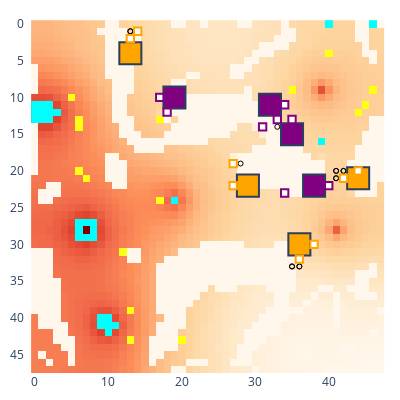

Notebook code for this chart:
### Code cell
update_logging_level(logging.INFO)
myenv.step()
myenv.show()

### Figure 1 — Plotly figure (JSON) as saved in the notebook; plotly's stock layout.template omitted (floating-point values rounded to 4 significant figures; data arrays with more than 128 entries replaced by an {"elided": "..."} marker saying what was removed)
{"data": [{"colorscale": [[0, "rgb(255,247,236)"], [0.125, "rgb(254,232,200)"], [0.25, "rgb(253,212,158)"], [0.375, "rgb(253,187,132)"], [0.5, "rgb(252,141,89)"], [0.625, "rgb(239,101,72)"], [0.75, "rgb(215,48,31)"], [0.875, "rgb(179,0,0)"], [1, "rgb(127,0,0)"]], "name": "Rubble", "showscale": false, "type": "heatmap", "uid": "71_Rubble", "z": {"elided": "48x48 int values"}}, {"colorscale": [[0, "#00ffff"], [1, "#00ffff"]], "hoverinfo": "skip", "name": "Ice", "showscale": false, "type": "heatmap", "uid": "71_Ice", "z": {"elided": "48x48 int values"}}, {"colorscale": [[0, "#ffff14"], [1, "#ffff14"]], "hoverinfo": "skip", "name": "Ore", "showscale": false, "type": "heatmap", "uid": "71_Ore", "z": {"elided": "48x48 int values"}}, {"colorscale": [[0, "#15b01a"], [1, "#15b01a"]], "hoverinfo": "skip", "name": "Lichen", "showscale": false, "type": "heatmap", "uid": "71_Lichen", "z": {"elided": "48x48 null values"}}, {"customdata": [["factory_0", "player_0", 886, 0, 0, 304, 40]], "hovertemplate": "%{customdata[0]} %{customdata[1]}<br>Power: %{customdata[2]}<br>Ice: %{customdata[3]}<br>Ore: %{customdata[4]}<br>Water: %{customdata[5]}<br>Metal: %{customdata[6]}<br><extra></extra>", "name": "factory_0", "showscale": false, "type": "heatmap", "uid": "71_factory_0", "x": [32], "y": [11], "z": [0]}, {"customdata": [["factory_2", "player_0", 883, 0, 0, 304, 40]], "hovertemplate": "%{customdata[0]} %{customdata[1]}<br>Power: %{customdata[2]}<br>Ice: %{customdata[3]}<br>Ore: %{customdata[4]}<br>Water: %{customdata[5]}<br>Metal: %{customdata[6]}<br><extra></extra>", "name": "factory_2", "showscale": false, "type": "heatmap", "uid": "71_factory_2", "x": [19], "y": [10], "z": [2]}, {"customdata": [["factory_4", "player_0", 877, 0, 0, 304, 40]], "hovertemplate": "%{customdata[0]} %{customdata[1]}<br>Power: %{customdata[2]}<br>Ice: %{customdata[3]}<br>Ore: %{customdata[4]}<br>Water: %{customdata[5]}<br>Metal: %{customdata[6]}<br><extra></extra>", "name": "factory_4", "showscale": false, "type": "heatmap", "uid": "71_factory_4", "x": [35], "y": [15], "z": [4]}, {"customdata": [["factory_6", "player_0", 911, 0, 0, 304, 40]], "hovertemplate": "%{customdata[0]} %{customdata[1]}<br>Power: %{customdata[2]}<br>Ice: %{customdata[3]}<br>Ore: %{customdata[4]}<br>Water: %{customdata[5]}<br>Metal: %{customdata[6]}<br><extra></extra>", "name": "factory_6", "showscale": false, "type": "heatmap", "uid": "71_factory_6", "x": [38], "y": [22], "z": [6]}, {"customdata": [["factory_1", "player_1", 754, 0, 0, 294, 20]], "hovertemplate": "%{customdata[0]} %{customdata[1]}<br>Power: %{customdata[2]}<br>Ice: %{customdata[3]}<br>Ore: %{customdata[4]}<br>Water: %{customdata[5]}<br>Metal: %{customdata[6]}<br><extra></extra>", "name": "factory_1", "showscale": false, "type": "heatmap", "uid": "71_factory_1", "x": [13], "y": [4], "z": [1]}, {"customdata": [["factory_3", "player_1", 912, 0, 0, 304, 40]], "hovertemplate": "%{customdata[0]} %{customdata[1]}<br>Power: %{customdata[2]}<br>Ice: %{customdata[3]}<br>Ore: %{customdata[4]}<br>Water: %{customdata[5]}<br>Metal: %{customdata[6]}<br><extra></extra>", "name": "factory_3", "showscale": false, "type": "heatmap", "uid": "71_factory_3", "x": [29], "y": [22], "z": [3]}, {"customdata": [["factory_5", "player_1", 781, 0, 0, 304, 40]], "hovertemplate": "%{customdata[0]} %{customdata[1]}<br>Power: %{customdata[2]}<br>Ice: %{customdata[3]}<br>Ore: %{customdata[4]}<br>Water: %{customdata[5]}<br>Metal: %{customdata[6]}<br><extra></extra>", "name": "factory_5", "showscale": false, "type": "heatmap", "uid": "71_factory_5", "x": [36], "y": [30], "z": [5]}, {"customdata": [["factory_7", "player_1", 790, 0, 0, 304, 40]], "hovertemplate": "%{customdata[0]} %{customdata[1]}<br>Power: %{customdata[2]}<br>Ice: %{customdata[3]}<br>Ore: %{customdata[4]}<br>Water: %{customdata[5]}<br>Metal: %{customdata[6]}<br><extra></extra>", "name": "factory_7", "showscale": false, "type": "heatmap", "uid": "71_factory_7", "x": [44], "y": [21], "z": [7]}, {"customdata": [["unit_8", "player_0", "HEAVY", [34, 11], 743, 20, 0, 0, 0]], "hovertemplate": "%{customdata[0]} %{customdata[1]}<br>Type: %{customdata[2]}<br>Pos: %{customdata[3]}<br>Power: %{customdata[4]}<br>Ice: %{customdata[5]}<br>Ore: %{customdata[6]}<br>Water: %{customdata[7]}<br>Metal: %{customdata[8]}<br><extra></extra>", "name": "unit_8", "showscale": false, "type": "heatmap", "uid": "71_unit_8", "x": [34], "y": [11], "z": [8]}, {"hoverinfo": "skip", "marker": {"color": "black", "size": 5, "symbol": "circle-open"}, "mode": "markers", "name": "path", "showlegend": false, "type": "scatter", "uid": "71_path", "x": [34, 33, 33, 33, 34, 34, 33, 33, 33, 34, 34, 33, 33], "y": [11, 11, 11, 11, 11, 11, 11, 11, 11, 11, 11, 11, 11]}, {"customdata": [["unit_9", "player_0", "HEAVY", [17, 10], 741, 20, 0, 0, 0]], "hovertemplate": "%{customdata[0]} %{customdata[1]}<br>Type: %{customdata[2]}<br>Pos: %{customdata[3]}<br>Power: %{customdata[4]}<br>Ice: %{customdata[5]}<br>Ore: %{customdata[6]}<br>Water: %{customdata[7]}<br>Metal: %{customdata[8]}<br><extra></extra>", "name": "unit_9", "showscale": false, "type": "heatmap", "uid": "71_unit_9", "x": [17], "y": [10], "z": [9]}, {"hoverinfo": "skip", "marker": {"color": "black", "size": 5, "symbol": "circle-open"}, "mode": "markers", "name": "path", "showlegend": false, "type": "scatter", "uid": "71_path", "x": [17, 18, 18, 18, 17, 17, 18, 18, 18, 17, 17, 18, 18], "y": [10, 10, 10, 10, 10, 10, 10, 10, 10, 10, 10, 10, 10]}, {"customdata": [["unit_10", "player_0", "HEAVY", [35, 13], 746, 20, 0, 0, 0]], "hovertemplate": "%{customdata[0]} %{customdata[1]}<br>Type: %{customdata[2]}<br>Pos: %{customdata[3]}<br>Power: %{customdata[4]}<br>Ice: %{customdata[5]}<br>Ore: %{customdata[6]}<br>Water: %{customdata[7]}<br>Metal: %{customdata[8]}<br><extra></extra>", "name": "unit_10", "showscale": false, "type": "heatmap", "uid": "71_unit_10", "x": [35], "y": [13], "z": [10]}, {"hoverinfo": "skip", "marker": {"color": "black", "size": 5, "symbol": "circle-open"}, "mode": "markers", "name": "path", "showlegend": false, "type": "scatter", "uid": "71_path", "x": [35, 35, 35, 35, 35, 35, 35, 35, 35, 35, 35, 35, 35], "y": [13, 14, 14, 14, 13, 13, 14, 14, 14, 13, 13, 14, 14]}, {"customdata": [["unit_11", "player_0", "HEAVY", [40, 22], 720, 20, 0, 0, 0]], "hovertemplate": "%{customdata[0]} %{customdata[1]}<br>Type: %{customdata[2]}<br>Pos: %{customdata[3]}<br>Power: %{customdata[4]}<br>Ice: %{customdata[5]}<br>Ore: %{customdata[6]}<br>Water: %{customdata[7]}<br>Metal: %{customdata[8]}<br><extra></extra>", "name": "unit_11", "showscale": false, "type": "heatmap", "uid": "71_unit_11", "x": [40], "y": [22], "z": [11]}, {"hoverinfo": "skip", "marker": {"color": "black", "size": 5, "symbol": "circle-open"}, "mode": "markers", "name": "path", "showlegend": false, "type": "scatter", "uid": "71_path", "x": [40, 39, 39, 39, 40, 40, 39, 39, 39, 40, 40, 39, 39], "y": [22, 22, 22, 22, 22, 22, 22, 22, 22, 22, 22, 22, 22]}, {"customdata": [["unit_16", "player_0", "LIGHT", [31, 14], 29, 0, 0, 0, 0]], "hovertemplate": "%{customdata[0]} %{customdata[1]}<br>Type: %{customdata[2]}<br>Pos: %{customdata[3]}<br>Power: %{customdata[4]}<br>Ice: %{customdata[5]}<br>Ore: %{customdata[6]}<br>Water: %{customdata[7]}<br>Metal: %{customdata[8]}<br><extra></extra>", "name": "unit_16", "showscale": false, "type": "heatmap", "uid": "71_unit_16", "x": [31], "y": [14], "z": [16]}, {"hoverinfo": "skip", "marker": {"color": "black", "size": 5, "symbol": "circle-open"}, "mode": "markers", "name": "path", "showlegend": false, "type": "scatter", "uid": "71_path", "x": [31, 31], "y": [14, 12]}, {"customdata": [["unit_17", "player_0", "LIGHT", [18, 12], 27, 0, 0, 0, 0]], "hovertemplate": "%{customdata[0]} %{customdata[1]}<br>Type: %{customdata[2]}<br>Pos: %{customdata[3]}<br>Power: %{customdata[4]}<br>Ice: %{customdata[5]}<br>Ore: %{customdata[6]}<br>Water: %{customdata[7]}<br>Metal: %{customdata[8]}<br><extra></extra>", "name": "unit_17", "showscale": false, "type": "heatmap", "uid": "71_unit_17", "x": [18], "y": [12], "z": [17]}, {"hoverinfo": "skip", "marker": {"color": "black", "size": 5, "symbol": "circle-open"}, "mode": "markers", "name": "path", "showlegend": false, "type": "scatter", "uid": "71_path", "x": [18], "y": [11]}, {"customdata": [["unit_18", "player_0", "LIGHT", [33, 13], 32, 0, 0, 0, 0]], "hovertemplate": "%{customdata[0]} %{customdata[1]}<br>Type: %{customdata[2]}<br>Pos: %{customdata[3]}<br>Power: %{customdata[4]}<br>Ice: %{customdata[5]}<br>Ore: %{customdata[6]}<br>Water: %{customdata[7]}<br>Metal: %{customdata[8]}<br><extra></extra>", "name": "unit_18", "showscale": false, "type": "heatmap", "uid": "71_unit_18", "x": [33], "y": [13], "z": [18]}, {"hoverinfo": "skip", "marker": {"color": "black", "size": 5, "symbol": "circle-open"}, "mode": "markers", "name": "path", "showlegend": false, "type": "scatter", "uid": "71_path", "x": [33, 33, 34], "y": [13, 14, 14]}, {"customdata": [["unit_19", "player_0", "LIGHT", [34, 23], 35, 0, 0, 0, 0]], "hovertemplate": "%{customdata[0]} %{customdata[1]}<br>Type: %{customdata[2]}<br>Pos: %{customdata[3]}<br>Power: %{customdata[4]}<br>Ice: %{customdata[5]}<br>Ore: %{customdata[6]}<br>Water: %{customdata[7]}<br>Metal: %{customdata[8]}<br><extra></extra>", "name": "unit_19", "showscale": false, "type": "heatmap", "uid": "71_unit_19", "x": [34], "y": [23], "z": [19]}, {"hoverinfo": "skip", "marker": {"color": "black", "size": 5, "symbol": "circle-open"}, "mode": "markers", "name": "path", "showlegend": false, "type": "scatter", "uid": "71_path", "x": [34, 37], "y": [23, 23]}, {"customdata": [["unit_12", "player_1", "HEAVY", [13, 2], 580, 20, 0, 0, 0]], "hovertemplate": "%{customdata[0]} %{customdata[1]}<br>Type: %{customdata[2]}<br>Pos: %{customdata[3]}<br>Power: %{customdata[4]}<br>Ice: %{customdata[5]}<br>Ore: %{customdata[6]}<br>Water: %{customdata[7]}<br>Metal: %{customdata[8]}<br><extra></extra>", "name": "unit_12", "showscale": false, "type": "heatmap", "uid": "71_unit_12", "x": [13], "y": [2], "z": [12]}, {"hoverinfo": "skip", "marker": {"color": "black", "size": 5, "symbol": "circle-open"}, "mode": "markers", "name": "path", "showlegend": false, "type": "scatter", "uid": "71_path", "x": [13, 13, 13, 13, 13, 13, 13, 13, 13, 13, 13, 13, 13], "y": [2, 3, 3, 3, 2, 2, 3, 3, 3, 2, 2, 3, 3]}, {"customdata": [["unit_13", "player_1", "HEAVY", [27, 22], 720, 20, 0, 0, 0]], "hovertemplate": "%{customdata[0]} %{customdata[1]}<br>Type: %{customdata[2]}<br>Pos: %{customdata[3]}<br>Power: %{customdata[4]}<br>Ice: %{customdata[5]}<br>Ore: %{customdata[6]}<br>Water: %{customdata[7]}<br>Metal: %{customdata[8]}<br><extra></extra>", "name": "unit_13", "showscale": false, "type": "heatmap", "uid": "71_unit_13", "x": [27], "y": [22], "z": [13]}, {"hoverinfo": "skip", "marker": {"color": "black", "size": 5, "symbol": "circle-open"}, "mode": "markers", "name": "path", "showlegend": false, "type": "scatter", "uid": "71_path", "x": [27, 28, 28, 28, 27, 27, 28, 28, 28, 27, 27, 28, 28], "y": [22, 22, 22, 22, 22, 22, 22, 22, 22, 22, 22, 22, 22]}, {"customdata": [["unit_14", "player_1", "HEAVY", [38, 30], 745, 20, 0, 0, 0]], "hovertemplate": "%{customdata[0]} %{customdata[1]}<br>Type: %{customdata[2]}<br>Pos: %{customdata[3]}<br>Power: %{customdata[4]}<br>Ice: %{customdata[5]}<br>Ore: %{customdata[6]}<br>Water: %{customdata[7]}<br>Metal: %{customdata[8]}<br><extra></extra>", "name": "unit_14", "showscale": false, "type": "heatmap", "uid": "71_unit_14", "x": [38], "y": [30], "z": [14]}, {"hoverinfo": "skip", "marker": {"color": "black", "size": 5, "symbol": "circle-open"}, "mode": "markers", "name": "path", "showlegend": false, "type": "scatter", "uid": "71_path", "x": [38, 37, 37, 37, 38, 38, 37, 37, 37, 38, 38, 37, 37], "y": [30, 30, 30, 30, 30, 30, 30, 30, 30, 30, 30, 30, 30]}, {"customdata": [["unit_15", "player_1", "HEAVY", [42, 21], 724, 20, 0, 0, 0]], "hovertemplate": "%{customdata[0]} %{customdata[1]}<br>Type: %{customdata[2]}<br>Pos: %{customdata[3]}<br>Power: %{customdata[4]}<br>Ice: %{customdata[5]}<br>Ore: %{customdata[6]}<br>Water: %{customdata[7]}<br>Metal: %{customdata[8]}<br><extra></extra>", "name": "unit_15", "showscale": false, "type": "heatmap", "uid": "71_unit_15", "x": [42], "y": [21], "z": [15]}, {"hoverinfo": "skip", "marker": {"color": "black", "size": 5, "symbol": "circle-open"}, "mode": "markers", "name": "path", "showlegend": false, "type": "scatter", "uid": "71_path", "x": [42, 43, 43, 43, 42, 42, 43, 43, 43, 42, 42, 43, 43], "y": [21, 21, 21, 21, 21, 21, 21, 21, 21, 21, 21, 21, 21]}, {"customdata": [["unit_21", "player_1", "LIGHT", [27, 19], 27, 0, 0, 0, 0]], "hovertemplate": "%{customdata[0]} %{customdata[1]}<br>Type: %{customdata[2]}<br>Pos: %{customdata[3]}<br>Power: %{customdata[4]}<br>Ice: %{customdata[5]}<br>Ore: %{customdata[6]}<br>Water: %{customdata[7]}<br>Metal: %{customdata[8]}<br><extra></extra>", "name": "unit_21", "showscale": false, "type": "heatmap", "uid": "71_unit_21", "x": [27], "y": [19], "z": [21]}, {"hoverinfo": "skip", "marker": {"color": "black", "size": 5, "symbol": "circle-open"}, "mode": "markers", "name": "path", "showlegend": false, "type": "scatter", "uid": "71_path", "x": [28, 28], "y": [19, 21]}, {"customdata": [["unit_22", "player_1", "LIGHT", [36, 32], 146, 0, 0, 0, 0]], "hovertemplate": "%{customdata[0]} %{customdata[1]}<br>Type: %{customdata[2]}<br>Pos: %{customdata[3]}<br>Power: %{customdata[4]}<br>Ice: %{customdata[5]}<br>Ore: %{customdata[6]}<br>Water: %{customdata[7]}<br>Metal: %{customdata[8]}<br><extra></extra>", "name": "unit_22", "showscale": false, "type": "heatmap", "uid": "71_unit_22", "x": [36], "y": [32], "z": [22]}, {"hoverinfo": "skip", "marker": {"color": "black", "size": 5, "symbol": "circle-open"}, "mode": "markers", "name": "path", "showlegend": false, "type": "scatter", "uid": "71_path", "x": [36, 36, 36, 35, 35, 35], "y": [32, 33, 33, 33, 33, 31]}, {"customdata": [["unit_23", "player_1", "LIGHT", [44, 20], 150, 0, 0, 0, 0]], "hovertemplate": "%{customdata[0]} %{customdata[1]}<br>Type: %{customdata[2]}<br>Pos: %{customdata[3]}<br>Power: %{customdata[4]}<br>Ice: %{customdata[5]}<br>Ore: %{customdata[6]}<br>Water: %{customdata[7]}<br>Metal: %{customdata[8]}<br><extra></extra>", "name": "unit_23", "showscale": false, "type": "heatmap", "uid": "71_unit_23", "x": [44], "y": [20], "z": [23]}, {"hoverinfo": "skip", "marker": {"color": "black", "size": 5, "symbol": "circle-open"}, "mode": "markers", "name": "path", "showlegend": false, "type": "scatter", "uid": "71_path", "x": [42, 42, 41, 41, 41, 41, 43], "y": [20, 20, 20, 20, 21, 21, 21]}, {"customdata": [["unit_25", "player_1", "LIGHT", [14, 1], 64, 0, 0, 0, 0]], "hovertemplate": "%{customdata[0]} %{customdata[1]}<br>Type: %{customdata[2]}<br>Pos: %{customdata[3]}<br>Power: %{customdata[4]}<br>Ice: %{customdata[5]}<br>Ore: %{customdata[6]}<br>Water: %{customdata[7]}<br>Metal: %{customdata[8]}<br><extra></extra>", "name": "unit_25", "showscale": false, "type": "heatmap", "uid": "71_unit_25", "x": [14], "y": [1], "z": [25]}, {"hoverinfo": "skip", "marker": {"color": "black", "size": 5, "symbol": "circle-open"}, "mode": "markers", "name": "path", "showlegend": false, "type": "scatter", "uid": "71_path", "x": [14, 13, 13, 13], "y": [1, 1, 1, 3]}], "layout": {"coloraxis": {"showscale": false}, "height": 400, "margin": {"b": 10, "l": 10, "r": 10, "t": 10}, "plot_bgcolor": "rgba(0, 0, 0, 0)", "shapes": [{"fillcolor": "purple", "name": "factory_0", "type": "rect", "x0": 30.5, "x1": 33.5, "y0": 9.5, "y1": 12.5}, {"fillcolor": "purple", "name": "factory_2", "type": "rect", "x0": 17.5, "x1": 20.5, "y0": 8.5, "y1": 11.5}, {"fillcolor": "purple", "name": "factory_4", "type": "rect", "x0": 33.5, "x1": 36.5, "y0": 13.5, "y1": 16.5}, {"fillcolor": "purple", "name": "factory_6", "type": "rect", "x0": 36.5, "x1": 39.5, "y0": 20.5, "y1": 23.5}, {"fillcolor": "orange", "name": "factory_1", "type": "rect", "x0": 11.5, "x1": 14.5, "y0": 2.5, "y1": 5.5}, {"fillcolor": "orange", "name": "factory_3", "type": "rect", "x0": 27.5, "x1": 30.5, "y0": 20.5, "y1": 23.5}, {"fillcolor": "orange", "name": "factory_5", "type": "rect", "x0": 34.5, "x1": 37.5, "y0": 28.5, "y1": 31.5}, {"fillcolor": "orange", "name": "factory_7", "type": "rect", "x0": 42.5, "x1": 45.5, "y0": 19.5, "y1": 22.5}, {"fillcolor": "white", "line": {"color": "purple"}, "name": "unit_8", "type": "rect", "x0": 33.5, "x1": 34.5, "y0": 10.5, "y1": 11.5}, {"fillcolor": "white", "line": {"color": "purple"}, "name": "unit_9", "type": "rect", "x0": 16.5, "x1": 17.5, "y0": 9.5, "y1": 10.5}, {"fillcolor": "white", "line": {"color": "purple"}, "name": "unit_10", "type": "rect", "x0": 34.5, "x1": 35.5, "y0": 12.5, "y1": 13.5}, {"fillcolor": "white", "line": {"color": "purple"}, "name": "unit_11", "type": "rect", "x0": 39.5, "x1": 40.5, "y0": 21.5, "y1": 22.5}, {"fillcolor": "white", "line": {"color": "purple"}, "name": "unit_16", "type": "rect", "x0": 30.5, "x1": 31.5, "y0": 13.5, "y1": 14.5}, {"fillcolor": "white", "line": {"color": "purple"}, "name": "unit_17", "type": "rect", "x0": 17.5, "x1": 18.5, "y0": 11.5, "y1": 12.5}, {"fillcolor": "white", "line": {"color": "purple"}, "name": "unit_18", "type": "rect", "x0": 32.5, "x1": 33.5, "y0": 12.5, "y1": 13.5}, {"fillcolor": "white", "line": {"color": "purple"}, "name": "unit_19", "type": "rect", "x0": 33.5, "x1": 34.5, "y0": 22.5, "y1": 23.5}, {"fillcolor": "white", "line": {"color": "orange"}, "name": "unit_12", "type": "rect", "x0": 12.5, "x1": 13.5, "y0": 1.5, "y1": 2.5}, {"fillcolor": "white", "line": {"color": "orange"}, "name": "unit_13", "type": "rect", "x0": 26.5, "x1": 27.5, "y0": 21.5, "y1": 22.5}, {"fillcolor": "white", "line": {"color": "orange"}, "name": "unit_14", "type": "rect", "x0": 37.5, "x1": 38.5, "y0": 29.5, "y1": 30.5}, {"fillcolor": "white", "line": {"color": "orange"}, "name": "unit_15", "type": "rect", "x0": 41.5, "x1": 42.5, "y0": 20.5, "y1": 21.5}, {"fillcolor": "white", "line": {"color": "orange"}, "name": "unit_21", "type": "rect", "x0": 26.5, "x1": 27.5, "y0": 18.5, "y1": 19.5}, {"fillcolor": "white", "line": {"color": "orange"}, "name": "unit_22", "type": "rect", "x0": 35.5, "x1": 36.5, "y0": 31.5, "y1": 32.5}, {"fillcolor": "white", "line": {"color": "orange"}, "name": "unit_23", "type": "rect", "x0": 43.5, "x1": 44.5, "y0": 19.5, "y1": 20.5}, {"fillcolor": "white", "line": {"color": "orange"}, "name": "unit_25", "type": "rect", "x0": 13.5, "x1": 14.5, "y0": 0.5, "y1": 1.5}], "width": 400, "xaxis": {"autorange": true, "domain": [0, 1], "range": [-1.197, 48.2], "type": "linear"}, "yaxis": {"autorange": true, "domain": [0, 1], "range": [47.5, -1.894], "scaleanchor": "x", "type": "linear"}}}
